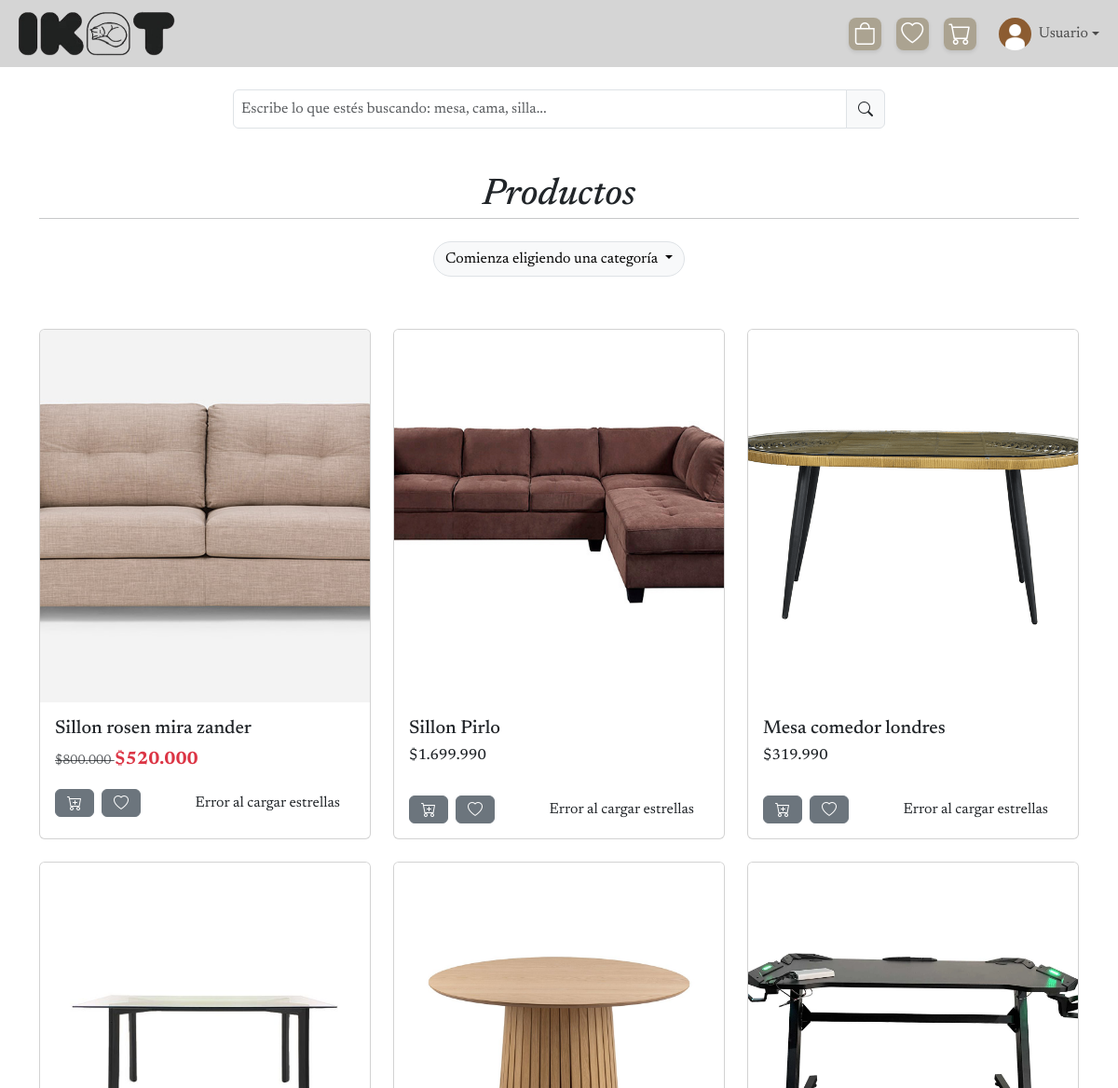
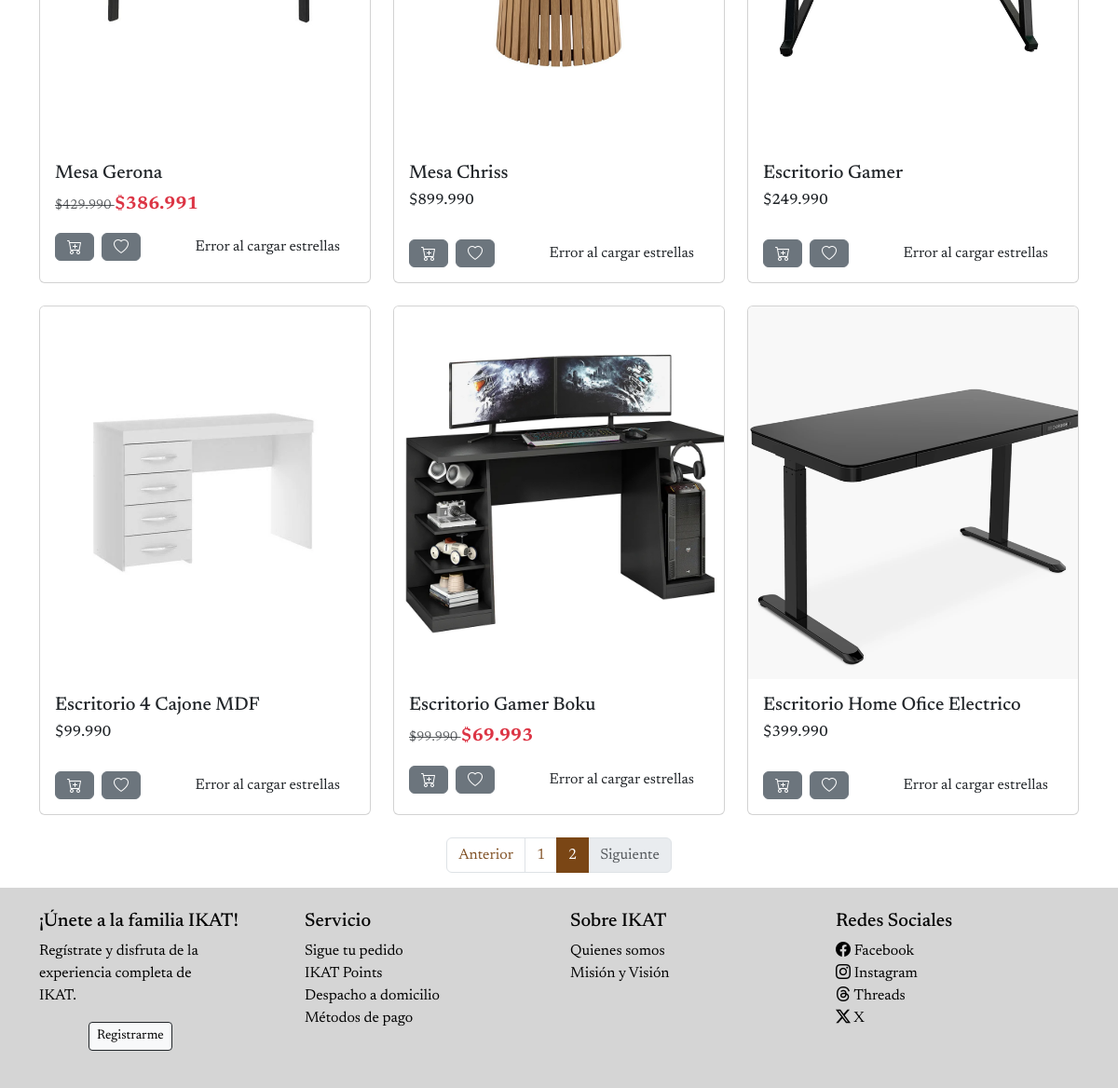
/views/catalogo.php?pagina=2, run on the app's committed database (2 pictures, top to bottom).
### tables this page shows
CREATE TABLE `producto` (
  `id_producto` int(10) NOT NULL,
  `nombre_producto` varchar(50) NOT NULL,
  `precio_unitario` int(11) NOT NULL,
  `stock_producto` int(11) NOT NULL,
  `descripcion_producto` text NOT NULL,
  `foto_producto` varchar(255) NOT NULL,
  `cantidad_vendida` int(11) NOT NULL,
  `top_venta` tinyint(1) NOT NULL,
  `activo` tinyint(1) NOT NULL,
  `id_subcategoria` int(11) DEFAULT NULL
);

### assets/php/calcular_top_ventas.php (called while the page is built)
<?php
function obtenerTopVentas($conn) {
    $topVentas = [];
    $sqlTopVentas = "SELECT id_producto FROM producto WHERE activo = 1 ORDER BY cantidad_vendida DESC LIMIT 3";
    $resultTopVentas = $conn->query($sqlTopVentas);
    if ($resultTopVentas && $resultTopVentas->num_rows > 0) {
        while ($row = $resultTopVentas->fetch_assoc()) {
            $topVentas[] = $row['id_producto'];
        }
    }
    return $topVentas;
}
?>

### views/catalogo.php (the view, shortened to what this page needs)
<!doctype php>
<php lang="es">
    <head>
        <link href="https://cdn.jsdelivr.net/npm/bootstrap@5.3.3/dist/css/bootstrap.min.css" rel="stylesheet"
>
        <link rel="stylesheet" href="..\assets\css\styles.css">
        <link rel="stylesheet" href="..\assets\css\barra_busqueda.css">
        <link rel="stylesheet" href="..\assets\css\rating.css">
        <link rel="stylesheet" href="https://cdn.jsdelivr.net/npm/bootstrap-icons@1.11.3/font/bootstrap-icons.min.css">
    </head>
    <body>
        <?php
        include_once '../config/conexion.php';
        include_once '../assets/php/calcular_top_ventas.php';
        $topVentas = obtenerTopVentas($conn);
        ?>
        <div class="container-f">
            <?php include '../templates/header.php'; ?>
            <div class="nain">
                <div class="d-none d-lg-flex justify-content-center align-items-center mt-4">
                    <div class="search-container col-lg-7 col-10 position-relative">
                        <div class="input-group">
                            <input type="text" class="form-control p-2" id="buscarInputMain"
                                placeholder="Escribe lo que estés buscando: mesa, cama, silla..." aria-label="Escribe lo que estés buscando: mesa, cama, silla..."
                                aria-describedby="search-addon"
                                onfocus="barraBusqueda()" oninput="barraBusqueda()">
                            <button class="input-group-text" id="buscarButton" type="button"
                                onclick="buscarProductos()">
                                <i class="bi bi-search"></i>
                            </button>
                        </div>
                    </div>
                </div>
                <div class="container mt-5">
                    <h1 class="text-center m-0">Productos</h1>
                    <hr class="mb-4 mt-0">
                    <form id="form-filtros" method="GET" action="javascript:void(0);" onsubmit="return filtrarProductos()">
                        <div class="row justify-content-center">
                            <div class="dropdown d-flex justify-content-center">
                                <button class="btn btn-light border dropdown-toggle rounded-pill" type="button"
                                    id="dropdownCategory" data-bs-toggle="dropdown" aria-expanded="false">
                                    Comienza eligiendo una categoría
                                </button>
                            </div>
                        </div>
                    </form>
                </div>
                <?php
                include_once '../config/conexion.php';
                $productosPorPagina = 15;
                $paginaActual = isset($_GET['pagina']) ? (int) $_GET['pagina'] : 1;
                $offset = ($paginaActual - 1) * $productosPorPagina;
                $sql = "SELECT * FROM producto WHERE activo = 1 LIMIT $productosPorPagina OFFSET $offset";
                $result = $conn->query($sql);
                $sqlTotal = "SELECT COUNT(*) as total FROM producto WHERE activo = 1";
                $totalProductosResult = $conn->query($sqlTotal);
                $totalProductos = $totalProductosResult->fetch_assoc()['total'];
                $totalPaginas = ceil($totalProductos / $productosPorPagina);
                if ($result->num_rows > 0):
                ?>
                    <div class="container mt-4">
                        <div id="product-container" class="row justify-content-center">
                            <?php while ($producto = $result->fetch_assoc()): ?>
                                <?php
                                $id_producto = $producto['id_producto'];
                                $esTopVenta = in_array($id_producto, $topVentas);
                                $sqlOferta = "SELECT porcentaje_descuento FROM oferta WHERE id_producto = $id_producto";
                                $resultadoOferta = $conn->query($sqlOferta);
                                $tieneOferta = $resultadoOferta->num_rows > 0;
                                $precioOriginal = $producto['precio_unitario'];
                                $precioConDescuento = $precioOriginal;
                                if ($tieneOferta) {
                                    $oferta = $resultadoOferta->fetch_assoc();
                                    $porcentajeDescuento = $oferta['porcentaje_descuento'];
                                    $precioConDescuento = $precioOriginal - ($precioOriginal * $porcentajeDescuento / 100);
                                }
                                include_once '../assets/php/generar_carta_producto.php';
                                echo generarCartaProducto($id_producto, $producto, $esTopVenta, $tieneOferta, $precioOriginal, $precioConDescuento);
                                ?>
                            <?php endwhile; ?>
                        </div>
                    </div>
                <?php
                else:
                    echo "<p>No se encontraron productos.</p>";
                endif;
                ?>
                <nav aria-label="Page navigation example">
                    <ul class="pagination justify-content-center">
                        <?php if ($paginaActual > 1): ?>
                            <li class="page-item">
                                <a class="page-link" href="?pagina=<?= $paginaActual - 1 ?>">Anterior</a>
                            </li>
                        <?php else: ?>
                            <li class="page-item disabled">
                                <a class="page-link">Anterior</a>
                            </li>
                        <?php endif; ?>
                        <?php for ($i = 1; $i <= $totalPaginas; $i++): ?>
                            <li class="page-item <?= $i === $paginaActual ? 'active' : '' ?>">
                                <a class="page-link" href="?pagina=<?= $i ?>"><?= $i ?></a>
                            </li>
                        <?php endfor; ?>
                        <?php if ($paginaActual < $totalPaginas): ?>
                            <li class="page-item">
                                <a class="page-link" href="?pagina=<?= $paginaActual + 1 ?>">Siguiente</a>
                            </li>
                        <?php else: ?>
                            <li class="page-item disabled">
                                <a class="page-link">Siguiente</a>
                            </li>
                        <?php endif; ?>
                    </ul>
                </nav>
            </div>
            <?php include '../templates/footer.php'; ?>
        </div>
    </body>
</php>

### assets/php/generar_carta_producto.php (shortened to what this page needs)
<?php
function generarCartaProducto($id_producto, $producto, $esTopVenta = false, $tieneOferta = false, $precioOriginal = 0, $precioConDescuento = 0) {
    $ruta_original = $producto['foto_producto'] ?? '';
    $ruta_ajustada = str_replace("../../", "../", $ruta_original);
    ?>
    <div class="col-6 col-md-4 mb-4">
        <div class="card d-flex flex-column h-100">
            <a href="producto.php?id=<?= $id_producto ?>" class="text-decoration-none">
                <div class="card-img-container position-relative d-flex justify-content-center align-items-center">
                    <img src="<?= $ruta_ajustada ?>" class="card-img-top img-fluid h-100" alt="Imagen del producto" style="object-fit: cover; width: 100%; height: auto;" id="product-image-<?= $id_producto ?>">
                </div>
            </a>
            <div class="card-body d-flex flex-column">
                <h5 class="card-title text-truncate"><?= htmlspecialchars($producto['nombre_producto'] ?? 'Producto sin nombre') ?></h5>
                <div class="mb-3">
                    <?php if ($tieneOferta): ?>
                        <span class="text-muted text-decoration-line-through" style="font-size: 0.9rem;">
                            $<?= number_format($precioOriginal, 0, ',', '.') ?>
                        </span>
                        <span class="text-danger fw-bold" style="font-size: 1.2rem;">
                            $<?= number_format($precioConDescuento, 0, ',', '.') ?>
                        </span>
                    <?php else: ?>
                        <h6 class="card-text mb-3">$<?= number_format($precioOriginal, 0, ',', '.') ?></h6>
                    <?php endif; ?>
                </div>
                <div class="d-flex justify-content-between align-items-center pe-3">
                    <div class="mt-auto d-flex align-items-center">
                        <button type="button" class="btn btn-secondary me-2 carrito-btn" onclick="agregarAlCarrito(<?= $id_producto ?>)">
                            <i class="bi bi-cart-plus"></i>
                        </button>
                        <button type="button" class="btn btn-secondary lista-deseos-btn" onclick="agregarAListaDeDeseos(<?= $id_producto ?>)">
                            <i class="bi bi-heart"></i>
                        </button>
                    </div>
                    <div id="stars-container-<?= $id_producto ?>" class="d-flex align-items-center gap-1">
                    </div>
                </div>
            </div>
        </div>
    </div>
    <?php
    return ob_get_clean();
}
?>

### assets/css/styles.css (style rules this page uses)
body { font-family: "Newsreader", serif !important; }
h1, h2, h3 { font-family: "Newsreader", serif !important; font-style: italic; }
p, a { font-family: "Newsreader", serif !important; font-style: normal; }
h4, h5, h6 { font-family: "Newsreader", serif !important; font-style: normal; }
.container-f { min-height: 100dvh; display: grid; grid-template-rows: auto 1fr auto; }
.card { transition: transform 0.3s; }
.pagination > li > a { background-color: white; color: #815124; }
.pagination > .active > a { color: white; background-color: #7a4615 !important; border: solid 1px #7a4615 !important; }
@media (min-width: 1025px) { .card-img-container img { height: 400px !important; } }

### assets/css/barra_busqueda.css (style rules this page uses)
.input-group { position: relative; }

### data on the page
producto: foto_producto (picture), nombre_producto "Sillon rosen mira zander", precio_unitario "800.000", precioConDescuento "520.000"
producto: foto_producto (picture), nombre_producto "Sillon Pirlo", precio_unitario "1.699.990"
producto: foto_producto (picture), nombre_producto "Mesa comedor londres", precio_unitario "319.990"
producto: foto_producto (picture), nombre_producto "Mesa Gerona", precio_unitario "429.990", precioConDescuento "386.991"
producto: foto_producto (picture), nombre_producto "Mesa Chriss", precio_unitario "899.990"
producto: foto_producto (picture), nombre_producto "Escritorio Gamer", precio_unitario "249.990"
producto: foto_producto (picture), nombre_producto "Escritorio 4 Cajone MDF", precio_unitario "99.990"
producto: foto_producto (picture), nombre_producto "Escritorio Gamer Boku", precio_unitario "99.990", precioConDescuento "69.993"
producto: foto_producto (picture), nombre_producto "Escritorio Home Ofice Electrico", precio_unitario "399.990"
